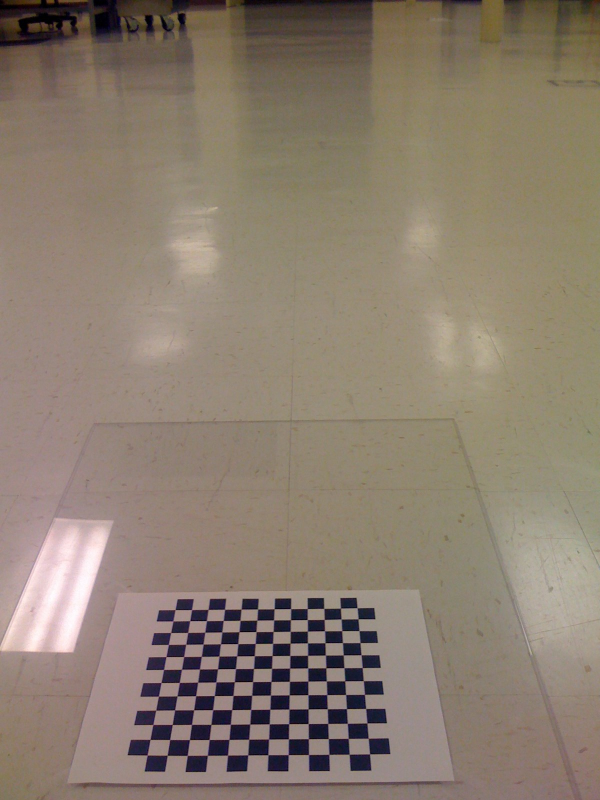
//> input picture HW4/input/birdseye/IMG_0217.jpg, 1200 x 1600 px, given in place of IMG_0191.jpg, which was not available (shown at 1/2 size)
$ ./main   (built with g++ and OpenCV 4)
//> lines starting //> are read from the running program, lines starting //| are printed output that depends on the picture; pictures that were not available may be replaced by others from this repository, and a replacement may not be noted
#include <opencv2/opencv.hpp>
#include <iostream>

using namespace std;
int calibrate(int board_w, int board_h, int n_boards);
int bird_view(bool isL, int board_w, int board_h, string intrinsic_file, string input_fname);

int main(int argc, char *argv[])
{
    /* Calibration */
    int boardWidth = 12;
    int boardHeight = 12;
    int boardNum = 23;
    calibrate(boardWidth, boardHeight, boardNum);

    /* BirdsEye */
    string intrinsicFile = "output/intrinsics.xml";
    string birdEyeFname = "input/birdseye/IMG_0";
    int fID = 214;
    for (; fID < 221; fID++) {
        bird_view(false, 12, 12, intrinsicFile, birdEyeFname + to_string(fID) + ".jpg");
    }
    fID = 214;
    for (; fID < 221; fID++) {
        bird_view(true, 12, 12, intrinsicFile, birdEyeFname + to_string(fID) + "L.jpg");
    }

    return 0;
}

int calibrate(int board_w, int board_h, int n_boards)
{
//> called with board_w = 12, board_h = 12, n_boards = 23
    int board_n = board_w * board_h;
    float image_sf = 0.5f; // image scaling factor
    int delay = 100; // [ms]
    cv::Size board_sz = cv::Size(board_w, board_h);

    string calib_fname = "input/calibration/IMG_0";
    int fileID = 190;

    // ALLOCATE STORAGE
    //
    vector<vector<cv::Point2f> > image_points;
    vector<vector<cv::Point3f> > object_points;

    // Capture corner views: loop until we've got n_boards successful
    // captures (all corners on the board are found).
    //
    double last_captured_timestamp = 0;
    cv::Size image_size;
    while (image_points.size() < (size_t)n_boards)
    {
        cv::Mat image0, image;
        fileID += 1;
        image0 = cv::imread(calib_fname + to_string(fileID) + ".jpg");
//> image0 is the input picture: 1600 rows x 1200 cols, CV_8UC3; mean B, G, R 111.4, 125.9, 139.5
        if (image0.empty()) {
            cout << "[WARN]: Can't open file -> " + calib_fname + to_string(fileID) + ".jpg" << endl;
            n_boards--;
            continue;
        }
        image_size = image0.size();
        cv::resize(image0, image, cv::Size(), image_sf, image_sf, cv::INTER_LINEAR);

        // Find the board
        //
        vector<cv::Point2f> corners;
        bool found = cv::findChessboardCorners(image, board_sz, corners);
//> corners = 144 Points (x, y), first 12: [175.1, 609.5], [191.5, 609.6], [208.2, 609.4], [224.5, 609.3], [241.1, 609.1], [257.5, 609], [274.2, 608.7], [290.6, 608.6], [307.3, 608.6], [323.7, 608.4], [340.5, 608.1], [357, 607.6]; found = true

        // Draw it
        //
        drawChessboardCorners(image, board_sz, corners, found);
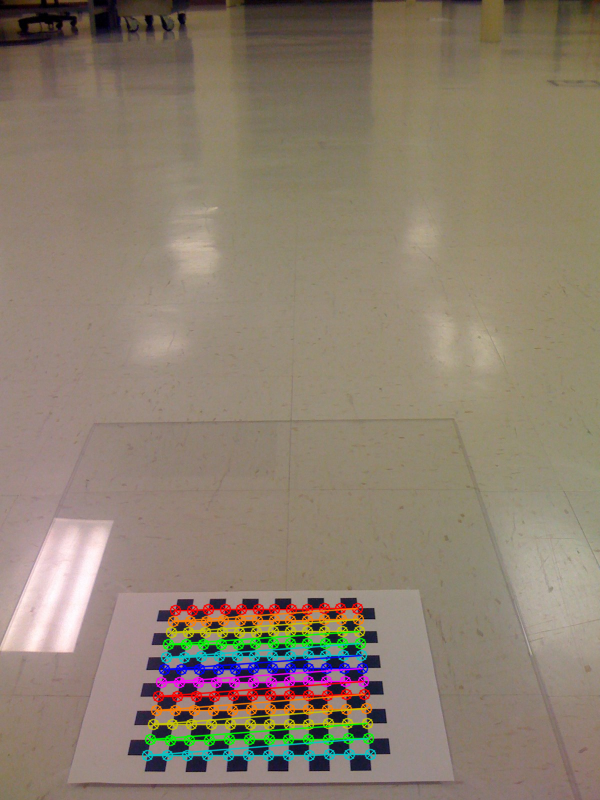
//> image: 800 rows x 600 cols, CV_8UC3; mean B, G, R 111.2, 127.4, 140.8

        // If we got a good board, add it to our data
        //
        double timestamp = static_cast<double>(clock()) / CLOCKS_PER_SEC;
        if (found) { // && timestamp - last_captured_timestamp > 1) {
            last_captured_timestamp = timestamp;
            image ^= cv::Scalar::all(255);
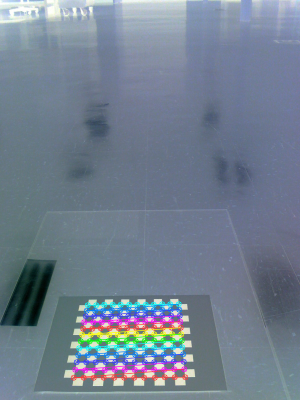
//> image: 800 rows x 600 cols, CV_8UC3 (shown at 1/2 size); mean B, G, R 143.8, 127.6, 114.2
            cv::Mat mcorners(corners);
//> mcorners = 144 pairs, first value 147.2 to 369.6, second value 607.6 to 755.4

            // do not copy the data
            mcorners *= (1.0 / image_sf);
//> mcorners = 144 pairs, first value 294.4 to 739.2, second value 1215.3 to 1510.8

            // scale the corner coordinates
            image_points.push_back(corners);
//> image_points = 1 point lists
            object_points.push_back(vector<cv::Point3f>());
            vector<cv::Point3f> &opts = object_points.back();

            opts.resize(board_n);
            for (int j = 0; j < board_n; j++) {
                opts[j] = cv::Point3f(static_cast<float>(j / board_w),
                                    static_cast<float>(j % board_w), 0.0f);
            }
            cout << "Collected our " << static_cast<uint>(image_points.size())
                << " of " << n_boards << " needed chessboard images\n" << endl;
//| Collected our 1 of 23 needed chessboard images
        }
        else {
            n_boards--;
        }
        cv::imshow("Calibration", image);
        cv::imwrite("output/calibration/" + to_string(fileID) + "_corners.png", image);

        // show in color if we did collect the image
        if ((cv::waitKey(delay) & 255) == 27)
        return -1;
    }

    // END COLLECTION WHILE LOOP.
    cv::destroyWindow("Calibration");
    cout << "\n\n*** CALIBRATING THE CAMERA...\n" << endl;

    // CALIBRATE THE CAMERA!
    //
    cv::Mat intrinsic_matrix, distortion_coeffs;
    double err = cv::calibrateCamera(
        object_points, image_points, image_size, intrinsic_matrix,
        distortion_coeffs, cv::noArray(), cv::noArray(),
        cv::CALIB_ZERO_TANGENT_DIST | cv::CALIB_FIX_PRINCIPAL_POINT);

    // SAVE THE INTRINSICS AND DISTORTIONS
    string fpath = "output/intrinsics.xml";
    cout << " *** DONE!\n\nReprojection error is " << err
         << "\nStoring Intrinsics.xml and Distortions.xml files\n\n";
    cv::FileStorage fs(fpath, cv::FileStorage::WRITE);
    fs << "image_width" << image_size.width << "image_height" << image_size.height
       << "camera_matrix" << intrinsic_matrix << "distortion_coefficients"
       << distortion_coeffs;
    fs.release();

    // EXAMPLE OF LOADING THESE MATRICES BACK IN:
    fs.open(fpath, cv::FileStorage::READ);
    cout << "\nimage width: " << static_cast<int>(fs["image_width"]);
    cout << "\nimage height: " << static_cast<int>(fs["image_height"]);
    cv::Mat intrinsic_matrix_loaded, distortion_coeffs_loaded;
    fs["camera_matrix"] >> intrinsic_matrix_loaded;
    fs["distortion_coefficients"] >> distortion_coeffs_loaded;
    cout << "\nintrinsic matrix:" << intrinsic_matrix_loaded;
    cout << "\ndistortion coefficients: " << distortion_coeffs_loaded << endl;

    // Build the undistort map which we will use for all
    // subsequent frames.
    //
    cv::Mat map1, map2;
    cv::initUndistortRectifyMap(intrinsic_matrix_loaded, distortion_coeffs_loaded,
                              cv::Mat(), intrinsic_matrix_loaded, image_size,
                              CV_16SC2, map1, map2);

    // Just run the camera to the screen, now showing the raw and
    // the undistorted image.
    //
    fileID = 190;
    for (;;) {
        cv::Mat image, image0;
        fileID += 1;
        image0 = cv::imread(calib_fname + to_string(fileID) + ".jpg");
        cv::imwrite("output/calibration/" + to_string(fileID) + "_undistorted.png", image0);

        if (image0.empty()) {
            break;
        }
        cv::remap(image0, image, map1, map2, cv::INTER_LINEAR,
            cv::BORDER_CONSTANT, cv::Scalar());
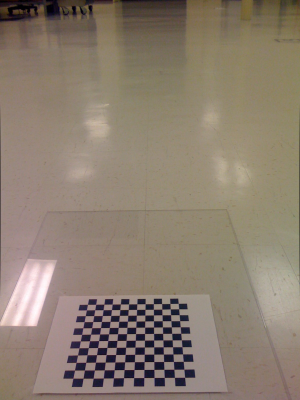
//> image: 1600 rows x 1200 cols, CV_8UC3 (shown at 1/4 size); mean B, G, R 111.5, 126, 139.6
        cv::imshow("Undistorted", image);
        if ((cv::waitKey(delay) & 255) == 27) {
//> the Esc key is pressed
            break;
        }
    }

    return 0;
}

int bird_view(bool isL, int board_w, int board_h, string intrinsic_file, string input_fname)
{
//> called with isL = false, board_w = 12, board_h = 12, intrinsic_file = "output/intrinsics.xml", input_fname = "input/birdseye/IMG_0214.jpg"
    static int ID = 213;
    ID++;
    // Input Parameters:
    //
    int board_n = board_w * board_h;
    cv::Size board_sz(board_w, board_h);
    cv::FileStorage fs(intrinsic_file, cv::FileStorage::READ);
    cv::Mat intrinsic, distortion;

    fs["camera_matrix"] >> intrinsic;
    fs["distortion_coefficients"] >> distortion;

    if (!fs.isOpened() || intrinsic.empty() || distortion.empty()) {
    cout << "Error: Couldn't load intrinsic parameters from " << intrinsic_file
            << endl;
    return -1;
    }
    fs.release();

    cv::Mat gray_image, image, image0 = cv::imread(input_fname, 1);
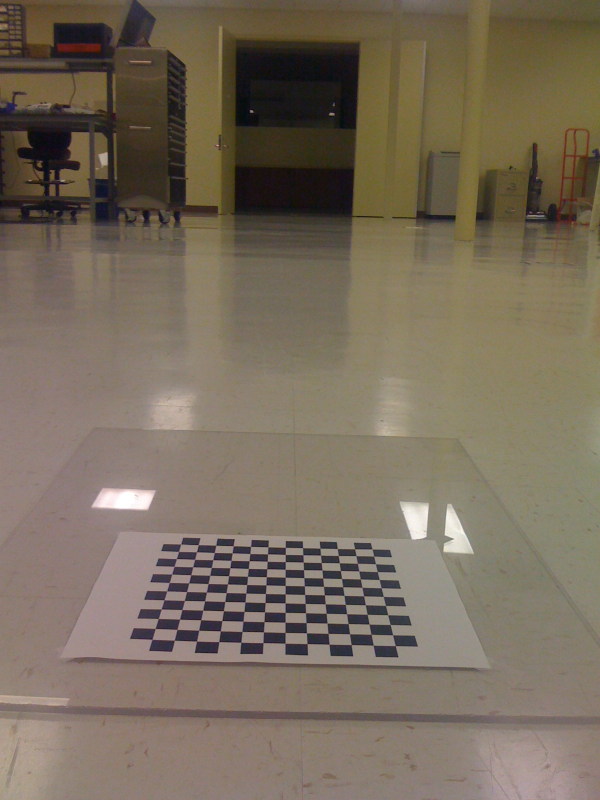
//> input picture HW4/input/birdseye/IMG_0214.jpg, 1200 x 1600 px (shown at 1/2 size)
//> image0 is the input picture: 1600 rows x 1200 cols, CV_8UC3; mean B, G, R 91.9, 108.1, 120.2
    if (image0.empty()) {
    cout << "Error: Couldn't load image " << input_fname << endl;
    return -1;
    }

    // UNDISTORT OUR IMAGE
    //
    cv::undistort(image0, image, intrinsic, distortion, intrinsic);
    cv::cvtColor(image, gray_image, cv::COLOR_BGRA2GRAY);
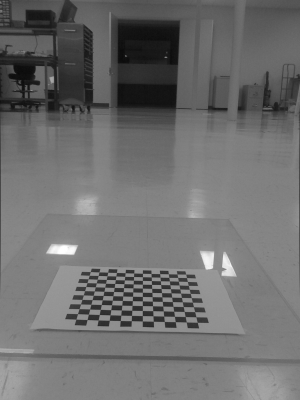
//> gray_image: 1600 rows x 1200 cols, CV_8UC1 (shown at 1/4 size); min 0, max 255, mean 109.7

    // GET THE CHECKERBOARD ON THE PLANE
    //
    vector<cv::Point2f> corners;
    bool found = cv::findChessboardCorners( // True if found
        image,                              // Input image
        board_sz,                           // Pattern size
        corners,                            // Results
        cv::CALIB_CB_ADAPTIVE_THRESH | cv::CALIB_CB_FILTER_QUADS);
//> corners = 144 Points (x, y), first 12: [362.8, 1087.3], [397.5, 1088.8], [432.8, 1089.8], [467, 1091], [501.6, 1092.5], [536.4, 1093.3], [570.9, 1094.4], [605.4, 1094.9], [640.5, 1096], [674.7, 1096.7], [709.5, 1097.4], [743.9, 1097.5]; found = true
    if (!found) {
        cout << "Couldn't acquire checkerboard on " << input_fname << ", only found "
                << corners.size() << " of " << board_n << " corners\n";
        return -1;
    }

    // Get Subpixel accuracy on those corners
    //
    cv::cornerSubPix(
        gray_image,       // Input image
        corners,          // Initial guesses, also output
        cv::Size(11, 11), // Search window size
        cv::Size(-1, -1), // Zero zone (in this case, don't use)
        cv::TermCriteria(cv::TermCriteria::EPS | cv::TermCriteria::COUNT, 30,
                    0.1));
//> corners = 144 Points (x, y), first 12: [362.6, 1087.6], [397.5, 1089], [432.4, 1090.1], [467.1, 1091.2], [501.7, 1092.5], [536.5, 1093.4], [570.9, 1094.4], [605.5, 1095.2], [640.4, 1096.2], [674.8, 1096.8], [709.4, 1097.4], [744.2, 1097.6]

    // GET THE IMAGE AND OBJECT POINTS:
    // Object points are at (r,c):
    // (0,0), (board_w-1,0), (0,board_h-1), (board_w-1,board_h-1)
    // That means corners are at: corners[r*board_w + c]
    //
    cv::Point2f objPts[4], imgPts[4];
    objPts[0].x = 0;
    objPts[0].y = 0;
    objPts[1].x = board_w - 1;
    objPts[1].y = 0;
    objPts[2].x = 0;
    objPts[2].y = board_h - 1;
    objPts[3].x = board_w - 1;
    objPts[3].y = board_h - 1;
    imgPts[0] = corners[0];
//> imgPts = 4 Points (x, y): [362.6, 1087.6], [0, 0], [0, 0], [0, 0]
    imgPts[1] = corners[board_w - 1];
//> imgPts = 4 Points (x, y): [362.6, 1087.6], [744.2, 1097.6], [0, 0], [0, 0]
    imgPts[2] = corners[(board_h - 1) * board_w];
//> imgPts = 4 Points (x, y): [362.6, 1087.6], [744.2, 1097.6], [305.2, 1277.8], [0, 0]
    imgPts[3] = corners[(board_h - 1) * board_w + board_w - 1];
//> imgPts = 4 Points (x, y): [362.6, 1087.6], [744.2, 1097.6], [305.2, 1277.8], [790.5, 1290.4]

    // DRAW THE POINTS in order: B,G,R,YELLOW
    //
    cv::circle(image, imgPts[0], 9, cv::Scalar(255, 0, 0), 3);
    cv::circle(image, imgPts[1], 9, cv::Scalar(0, 255, 0), 3);
//> image: 1600 rows x 1200 cols, CV_8UC3; mean B, G, R 91.6, 107.9, 120
    cv::circle(image, imgPts[2], 9, cv::Scalar(0, 0, 255), 3);
//> image: 1600 rows x 1200 cols, CV_8UC3; mean B, G, R 91.6, 107.9, 120
    cv::circle(image, imgPts[3], 9, cv::Scalar(0, 255, 255), 3);
//> image: 1600 rows x 1200 cols, CV_8UC3; mean B, G, R 91.6, 107.9, 120

    // DRAW THE FOUND CHECKERBOARD
    //
    cv::drawChessboardCorners(image, board_sz, corners, found);
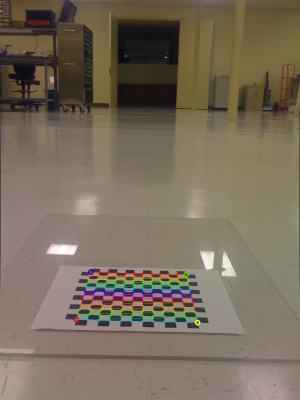
//> image: 1600 rows x 1200 cols, CV_8UC3 (shown at 1/4 size); mean B, G, R 91.4, 108.4, 120.3
    cv::imshow("Checkers", image);
    if (isL) {
        cv::imwrite("output/birdseye/" + to_string(ID) + "L_checkerboard.png", image);
    } else {
        cv::imwrite("output/birdseye/" + to_string(ID) + "_checkerboard.png", image);
    }

    // FIND THE HOMOGRAPHY
    //
    cv::Mat H = cv::getPerspectiveTransform(objPts, imgPts);
//> H = [[34.73, -11.15, 362.6], [0.969, -7.53, 1087.6], [5.33e-05, -0.0194, 1]]

    // LET THE USER ADJUST THE Z HEIGHT OF THE VIEW
    //
    cout << "\nPress 'd' for lower birdseye view, and 'u' for higher (it adjusts the apparent 'Z' height), Esc to exit" << endl;
    double Z = 15;
    cv::Mat birds_image;
    for (;;)
    {
        // escape key stops
        H.at<double>(2, 2) = Z;
//> H = [[34.73, -11.15, 362.6], [0.969, -7.53, 1087.6], [5.33e-05, -0.0194, 15]]
        // USE HOMOGRAPHY TO REMAP THE VIEW
        //
        cv::warpPerspective(image,			// Source image
                            birds_image, 	// Output image
                            H,              // Transformation matrix
                            image.size(),   // Size for output image
                            cv::WARP_INVERSE_MAP | cv::INTER_LINEAR,
                            cv::BORDER_CONSTANT, cv::Scalar::all(0) // Fill border with black
                            );
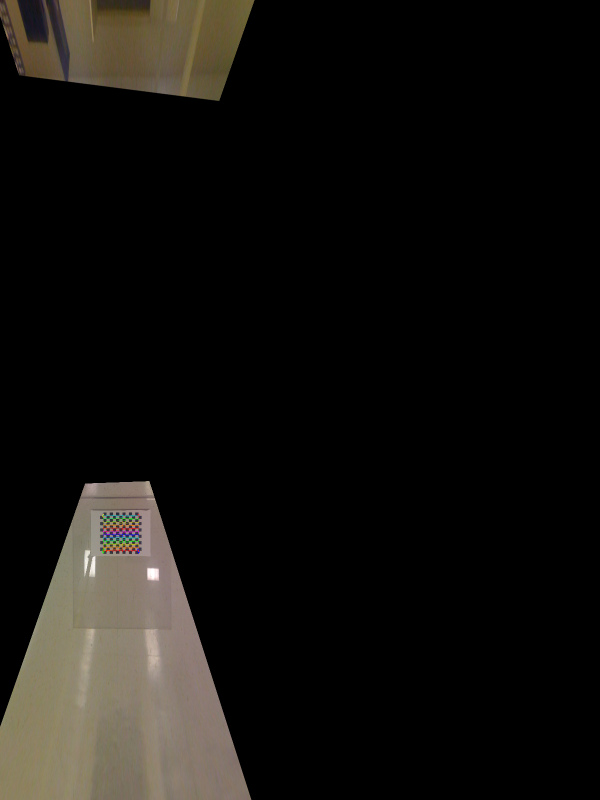
//> birds_image: 1600 rows x 1200 cols, CV_8UC3 (shown at 1/2 size); mean B, G, R 14.6, 17.6, 19.4
        cv::imshow("Birds_Eye", birds_image);
        if (isL) {
            cv::imwrite("output/birdseye/" + to_string(ID) + "L_birdseye.png", birds_image);
        } else {
            cv::imwrite("output/birdseye/" + to_string(ID) + "_birdseye.png", birds_image);
        }
        int key = cv::waitKey() & 255;
//> the Esc key is pressed
        if (key == 'u')
            Z += 0.5;
        if (key == 'd')
            Z -= 0.5;
        if (key == 27)
            break;
    }

    // SHOW ROTATION AND TRANSLATION VECTORS
    //
    vector<cv::Point2f> image_points;
    vector<cv::Point3f> object_points;
    for (int i = 0; i < 4; ++i) {
        image_points.push_back(imgPts[i]);
        object_points.push_back(cv::Point3f(objPts[i].x, objPts[i].y, 0));
    }
    cv::Mat rvec, tvec, rmat;
    cv::solvePnP(object_points, 	// 3-d points in object coordinate
                image_points,  	// 2-d points in image coordinates
                intrinsic,     	// Our camera matrix
                cv::Mat(),     	// Since we corrected distortion in the
                                // beginning,now we have zero distortion
                                // coefficients
                rvec, 			// Output rotation *vector*.
                tvec  			// Output translation vector.
                );
//> rvec = [-1.31, -0.0485, 0.0153]; tvec = [-6.82, 9.82, 47.46]
    cv::Rodrigues(rvec, rmat);
//> rmat = [[0.999, 0.0162, -0.0444], [0.0387, 0.26, 0.965], [0.0271, -0.966, 0.259]]

    // PRINT AND EXIT
    cout << "rotation matrix: " << rmat << endl;
//| rotation matrix: [0.9988833400967188, 0.01615995034835246, -0.04439514480167404;
//|  0.03867967358911101, 0.2598527337351836, 0.9648732764572722;
//|  0.027128503981286, -0.9655130308675749, 0.258937505001973]
    cout << "translation vector: " << tvec << endl;
//| translation vector: [-6.8155019071733;
//|  9.820477010563664;
//|  47.45580728899413]
    cout << "homography matrix: " << H << endl;
//| homography matrix: [34.7283744976413, -11.14575956925087, 362.6234741210938;
//|  0.9686416164712647, -7.52966768265575, 1087.607666015625;
//|  5.328383053396938e-05, -0.01942591310765255, 15]
    cout << "inverted homography matrix: " << H.inv() << endl;
//| inverted homography matrix: [0.03026233346445979, -0.0527817379967782, 3.095466025002048;
//|  0.004769763923390064, -0.171687141373892, 12.33324151666108;
//|  6.069635098127236e-06, -0.000222157805123185, 0.08262796931675008]
//> IMG_0214L.jpg cannot be read in this run, so this picture is empty

    return 1;
}
